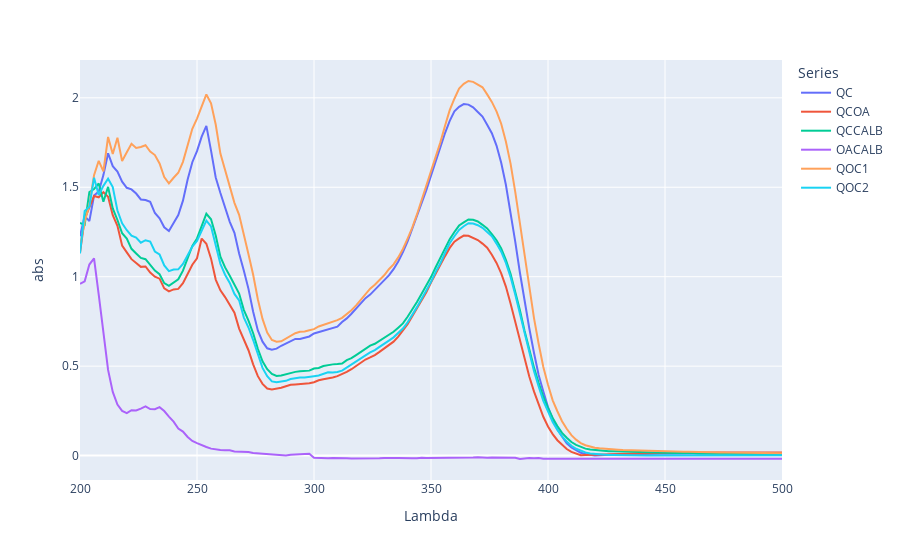

The notebook cell this image was saved under:
### Markdown cell above
### ***96 horas 200 rpm 50 °C***

### Code cell
# Define the file path for different operating systems
file_path = r'D:/OneDog/OneDrive/IrohLabs/JOE/JoeVV/df/96h.csv'

df_filtered = df.loc[:, ~df.columns.str.contains('Unnamed')]

# Adjust file path for Unix-like systems (Linux, macOS) if necessary
if os.name != 'nt':  # 'nt' is the name for Windows systems
    file_path = file_path.replace('D:', '/mnt/d').replace('\\', '/')

# Load the data
df = pd.read_csv(file_path)

# Melt the DataFrame to long format
df_melted = df.melt(id_vars=['Lambda'], var_name='Series', value_name='abs')

# Create the line plot
fig = px.line(df_melted, x='Lambda', y='abs', color='Series')

# Show the plot
fig.show()

### Figure 1 — Plotly figure (JSON) as saved in the notebook; plotly's stock layout.template omitted (floating-point values rounded to 4 significant figures; data arrays with more than 128 entries replaced by an {"elided": "..."} marker saying what was removed)
{"data": [{"hovertemplate": "Series=QC<br>Lambda=%{x}<br>abs=%{y}<extra></extra>", "legendgroup": "QC", "line": {"color": "#636efa", "dash": "solid"}, "marker": {"symbol": "circle"}, "mode": "lines", "name": "QC", "orientation": "v", "showlegend": true, "type": "scatter", "x": {"elided": "151 int values"}, "xaxis": "x", "y": {"elided": "151 float values"}, "yaxis": "y"}, {"hovertemplate": "Series=QCOA<br>Lambda=%{x}<br>abs=%{y}<extra></extra>", "legendgroup": "QCOA", "line": {"color": "#EF553B", "dash": "solid"}, "marker": {"symbol": "circle"}, "mode": "lines", "name": "QCOA", "orientation": "v", "showlegend": true, "type": "scatter", "visible": true, "x": {"elided": "151 int values"}, "xaxis": "x", "y": {"elided": "151 float values"}, "yaxis": "y"}, {"hovertemplate": "Series=QCCALB<br>Lambda=%{x}<br>abs=%{y}<extra></extra>", "legendgroup": "QCCALB", "line": {"color": "#00cc96", "dash": "solid"}, "marker": {"symbol": "circle"}, "mode": "lines", "name": "QCCALB", "orientation": "v", "showlegend": true, "type": "scatter", "x": {"elided": "151 int values"}, "xaxis": "x", "y": {"elided": "151 float values"}, "yaxis": "y"}, {"hovertemplate": "Series=OACALB<br>Lambda=%{x}<br>abs=%{y}<extra></extra>", "legendgroup": "OACALB", "line": {"color": "#ab63fa", "dash": "solid"}, "marker": {"symbol": "circle"}, "mode": "lines", "name": "OACALB", "orientation": "v", "showlegend": true, "type": "scatter", "x": {"elided": "151 int values"}, "xaxis": "x", "y": {"elided": "151 float values"}, "yaxis": "y"}, {"hovertemplate": "Series=QOC1<br>Lambda=%{x}<br>abs=%{y}<extra></extra>", "legendgroup": "QOC1", "line": {"color": "#FFA15A", "dash": "solid"}, "marker": {"symbol": "circle"}, "mode": "lines", "name": "QOC1", "orientation": "v", "showlegend": true, "type": "scatter", "x": {"elided": "151 int values"}, "xaxis": "x", "y": {"elided": "151 float values"}, "yaxis": "y"}, {"hovertemplate": "Series=QOC2<br>Lambda=%{x}<br>abs=%{y}<extra></extra>", "legendgroup": "QOC2", "line": {"color": "#19d3f3", "dash": "solid"}, "marker": {"symbol": "circle"}, "mode": "lines", "name": "QOC2", "orientation": "v", "showlegend": true, "type": "scatter", "x": {"elided": "151 int values"}, "xaxis": "x", "y": {"elided": "151 float values"}, "yaxis": "y"}], "layout": {"autosize": true, "legend": {"title": {"text": "Series"}, "tracegroupgap": 0}, "margin": {"t": 60}, "xaxis": {"anchor": "y", "autorange": true, "domain": [0, 1], "range": [200, 500], "title": {"text": "Lambda"}, "type": "linear"}, "yaxis": {"anchor": "x", "autorange": true, "domain": [0, 1], "range": [-0.1364, 2.211], "title": {"text": "abs"}, "type": "linear"}}}
